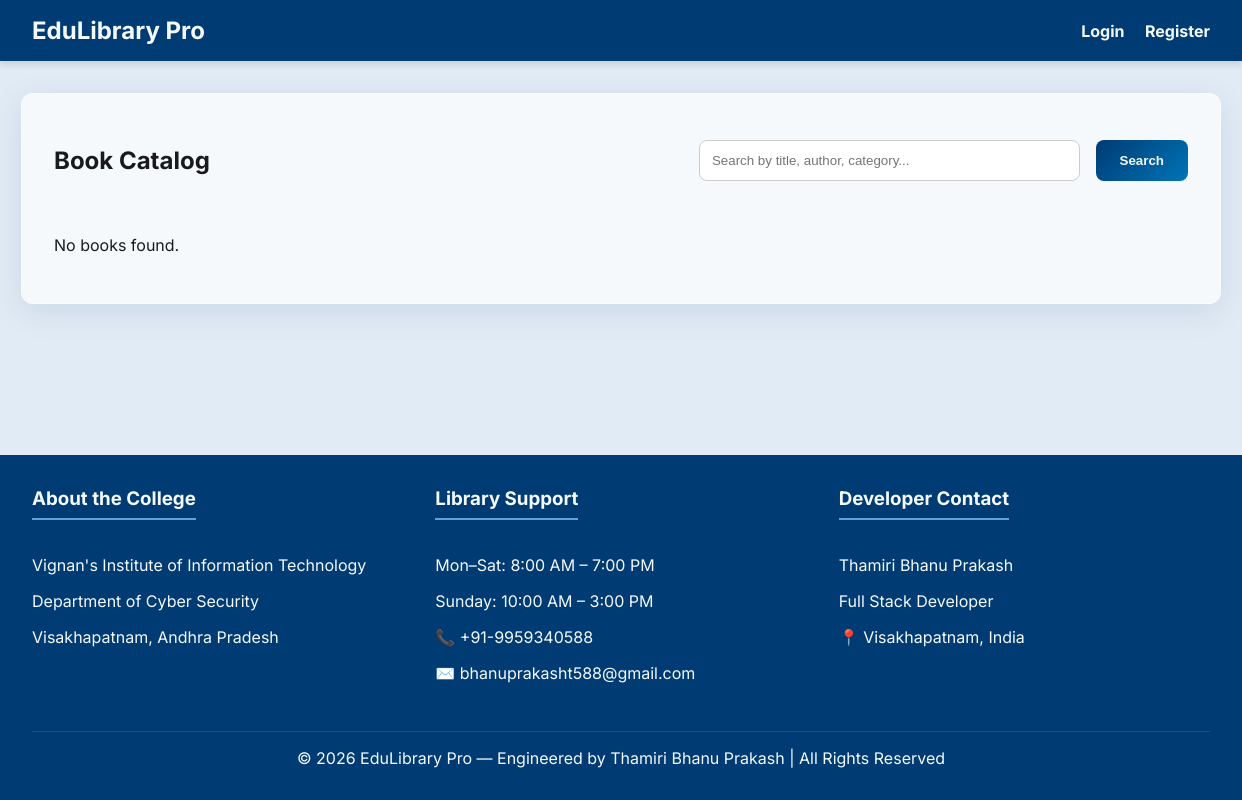
The page /catalog on the database as committed earlier.
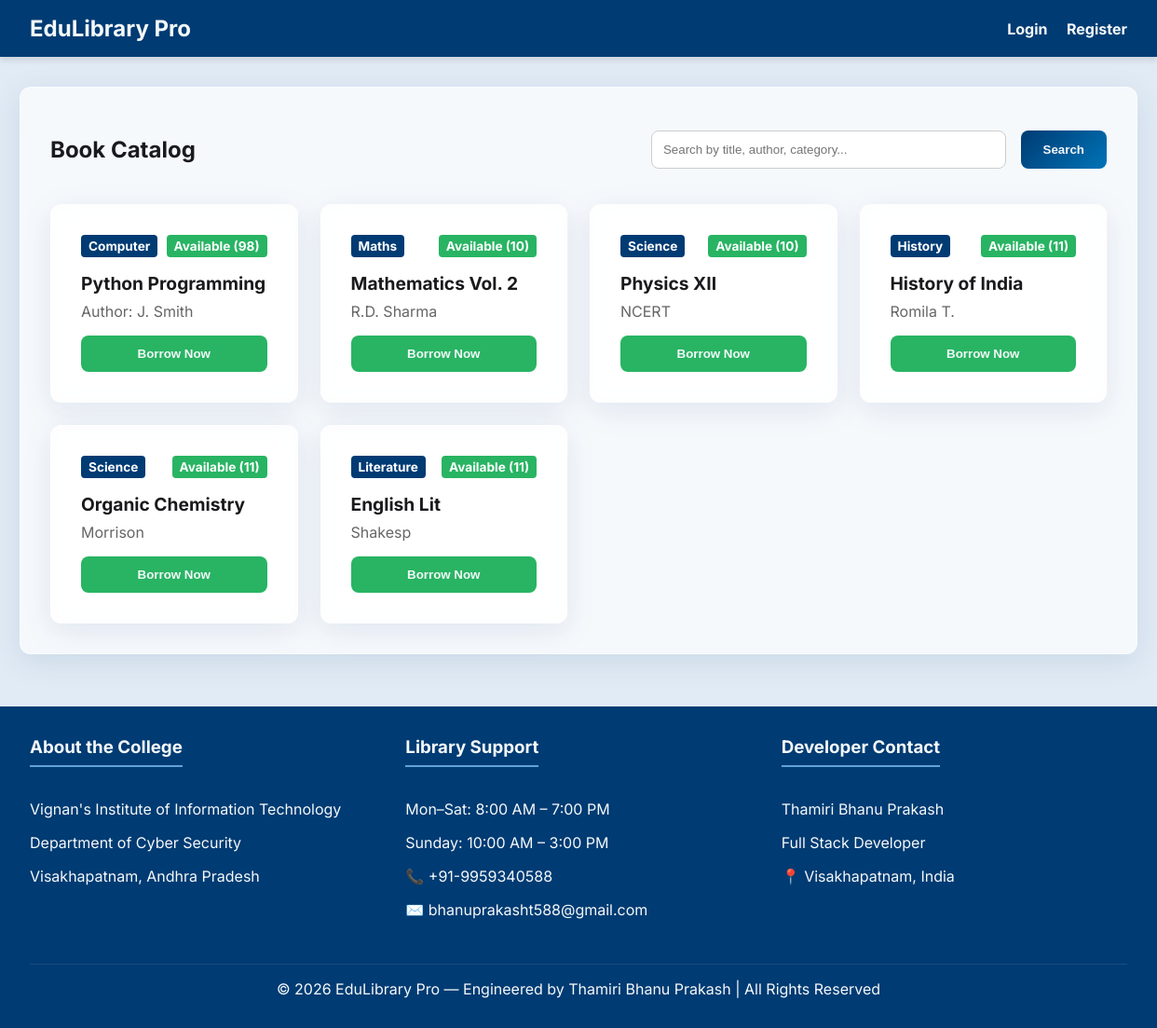
The same page on the database as committed later.
### models.py (models this page shows)
class Book(Base):
    __tablename__ = "books"
    id = Column(Integer, primary_key=True, index=True)
    title = Column(String, index=True)
    author = Column(String, index=True)
    category = Column(String, index=True)
    isbn = Column(String, unique=True, index=True, nullable=True)
    total_copies = Column(Integer, default=1)
    available_copies = Column(Integer, default=1)
    loans = relationship("Loan", back_populates="book")

### main.py (the view)
@app.get("/catalog", response_class=HTMLResponse)
async def catalog(request: Request, search: str = None, db: Session = Depends(get_db)):
    user = auth.get_current_user_from_cookie(request, db)
    if search:
        books = crud.search_books(db, search)
    else:
        books = crud.get_books(db)
    return templates.TemplateResponse(request=request, name="catalog.html", context={"user": user, "books": books, "search": search})

### templates/catalog.html
{% extends "base.html" %}
{% block content %}
<div class="glass card">
    <div style="display: flex; justify-content: space-between; align-items: center; margin-bottom: 1.5rem;">
        <h2>Book Catalog</h2>
        <form action="/catalog" method="GET" style="display: flex; gap: 1rem; flex: 0.5;">
            <input type="text" name="search" placeholder="Search by title, author, category..." value="{{ search or '' }}" style="margin: 0; flex: 1;">
            <button type="submit" class="btn" style="white-space: nowrap;">Search</button>
        </form>
    </div>
    <div class="catalog-grid">
        {% for book in books %}
        <div class="glass card book-card" style="margin-bottom: 0;">
            <div style="display: flex; justify-content: space-between; align-items: start; margin-bottom: 1rem;">
                <span class="badge" style="background: var(--primary-color); color: white;">{{ book.category }}</span>
                {% if book.available_copies > 0 %}
                    <span class="badge badge-active">Available ({{ book.available_copies }})</span>
                {% else %}
                    <span class="badge badge-overdue">Issued</span>
                {% endif %}
            </div>
            <div class="title">{{ book.title }}</div>
            <div class="author">{{ book.author }}</div>
            <div class="actions">
                {% if book.available_copies > 0 %}
                <form action="/issue/{{ book.id }}" method="POST" style="margin: 0;">
                    <button type="submit" class="btn btn-success" style="width: 100%;">Borrow Now</button>
                </form>
                {% else %}
                <form action="/waitlist/{{ book.id }}" method="POST" style="margin: 0;">
                    <button type="submit" class="btn btn-warning" style="width: 100%; background-color: #f39c12; color: white;">Join Waitlist</button>
                </form>
                {% endif %}
            </div>
        </div>
        {% else %}
        <p>No books found.</p>
        {% endfor %}
    </div>
</div>
{% endblock %}

Rows that differ between the two databases and show on the page:
added Book: category "Computer", available_copies "98", title "Python Programming", author "Author: J. Smith"
added Book: category "Maths", available_copies "10", title "Mathematics Vol. 2", author "R.D. Sharma"
added Book: category "Science", available_copies "10", title "Physics XII", author "NCERT"
added Book: category "History", available_copies "11", title "History of India", author "Romila T."
added Book: category "Science", available_copies "11", title "Organic Chemistry", author "Morrison"
added Book: category "Literature", available_copies "11", title "English Lit", author "Shakesp"
Other text that changed with them:
text no longer shown: "No books found."
